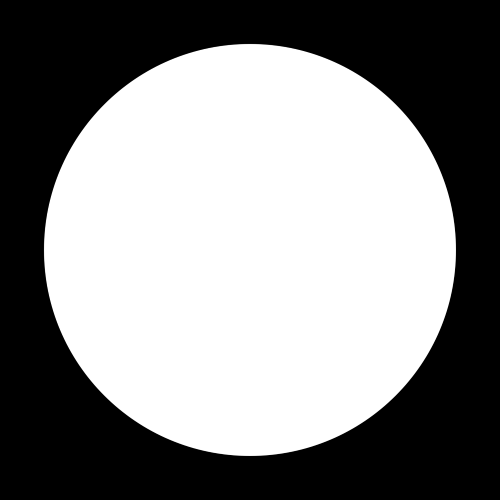
#> input picture Imgs/Circle1.png, 500 x 500 px, found by its file name
$ python approxPolyDP.py
#> lines starting #> are read from the running program, lines starting #| are printed output that depends on the picture; after the words box and inside, x2 and y2 are one past the last pixel; in counts of white or black regions, pixels touching at a corner belong together
import cv2

# Load image
img = cv2.imread("C:/Users/Muhammad Shanif/Desktop/openCV/Imgs/circle1.png")
#> img is the input picture: shape (500, 500, 3); min 0, max 255, mean 136
if img is None:
    print("Img failed to load")
else:
    print("Img successfully loaded")

    gray = cv2.cvtColor(img, cv2.COLOR_BGR2GRAY)
    _, thresh = cv2.threshold(gray, 200, 255, cv2.THRESH_BINARY)
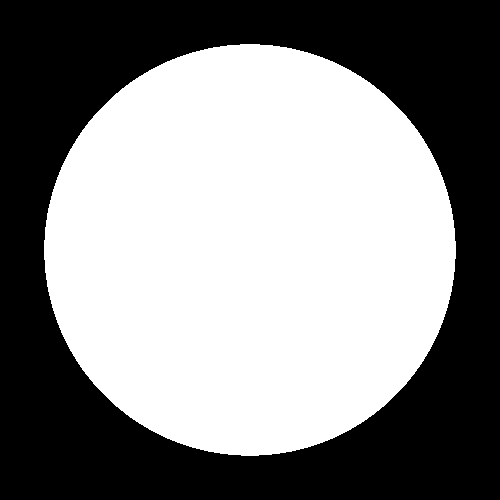
#> thresh: shape (500, 500); 53.2% white; 1 black region
    contours, hierarchy = cv2.findContours(thresh, cv2.RETR_TREE, cv2.CHAIN_APPROX_SIMPLE)
#> contours = 1 contour; box (x1, y1, x2, y2) and area: (44, 44, 456, 456) 132419
    for contour in contours:
        approx = cv2.approxPolyDP(contour, 0.01 * cv2.arcLength(contour, True), True)     # Tt returns list of corners of contour according to epsilon
        # arclength is the perimeter/length of the shape/curve.
        corners = len(approx)               # approx=[corner1,corner2,corner3,.......]
        if corners == 3:
            shape_name = "Triangle"
        elif corners == 4:
            # You could check if square or rectangle here by checking aspect ratio
            shape_name = "Rectangle"
        elif corners == 5:
            shape_name = "Pentagon"
        elif corners > 5:
            shape_name = "Circle"
        else:
            shape_name = "Unknown"

        cv2.drawContours(img, [approx], 0, (0, 255, 0), 2)

        # Add label to the shape
        x = approx.ravel()[0]           # Gets the X position of the first corner of the shape
        y = approx.ravel()[1] - 10      # Gets the Y position and moves the label 10 pixels up
        cv2.putText(img, shape_name, (x, y), cv2.FONT_HERSHEY_COMPLEX, 0.5, (255, 0, 0), 1)
#> this loop made 1 pass
#> (corners, shape_name, x, y) on pass 1: (16, 'Circle', 240, 34)
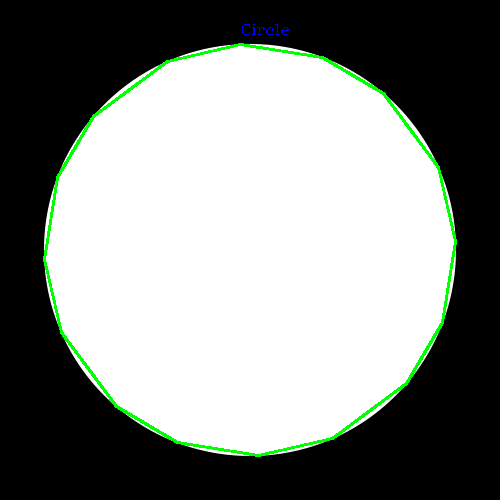
#> img: shape (500, 500, 3); 1.66% of pixels changed, all inside (x1, y1, x2, y2) = (43, 24, 457, 457)

    cv2.imshow("Contours", img)
    cv2.waitKey(0)
    cv2.destroyAllWindows()

$ run again, with Imgs/donut2.png copied over Imgs/Circle1.png
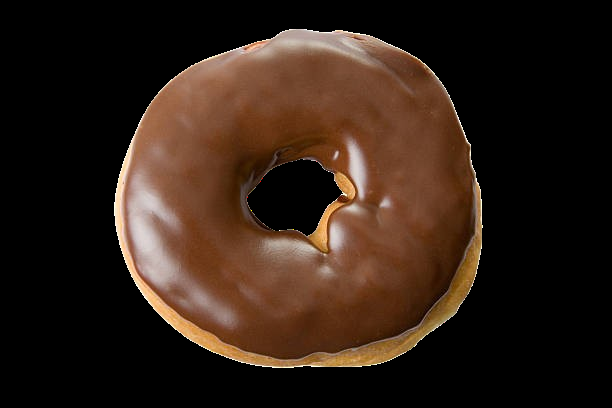
#> input picture Imgs/donut2.png, 612 x 408 px, found by its file name
#> img is the input picture: shape (408, 612, 3); mean B, G, R 22, 32.1, 48.2
#> `_, thresh = cv2.threshold(gray, 200, 255, cv2.THRESH_BINARY)`:
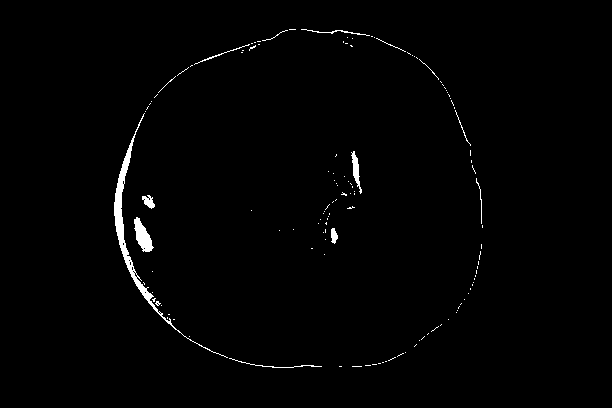
#> thresh: shape (408, 612); 1.1% white; 130 white regions (116 under 20 px)
#> contours = 146 contours, 140 with area under 20; largest, box (x1, y1, x2, y2) and area: (114, 113, 228, 358) 990, (134, 217, 154, 252) 330, (351, 151, 362, 194) 140, (142, 195, 155, 209) 85, (331, 228, 338, 244) 62, (301, 29, 370, 36) 20
#> the loop `for contour in contours:` made 146 passes
#> (approx, corners, shape_name, x, y) on passes 1 to 5: ([[352, 366], [361, 366]], 2, 'Unknown', 352, 356), ([[339, 366], [341, 366]], 2, 'Unknown', 339, 356), ([[365, 365], [370, 365]], 2, 'Unknown', 365, 355), ([[372, 364], [376, 364]], 2, 'Unknown', 372, 354), ([[378, 363], [380, 363]], 2, 'Unknown', 378, 353)
#> after the loop `for contour in contours:`:
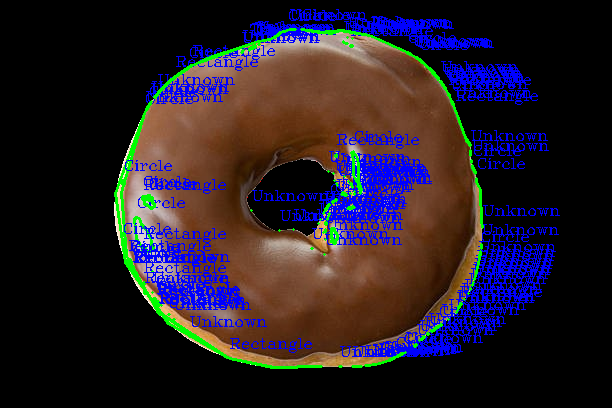
#> img: shape (408, 612, 3); 11.18% of pixels changed, all inside (x1, y1, x2, y2) = (114, 9, 560, 369)
